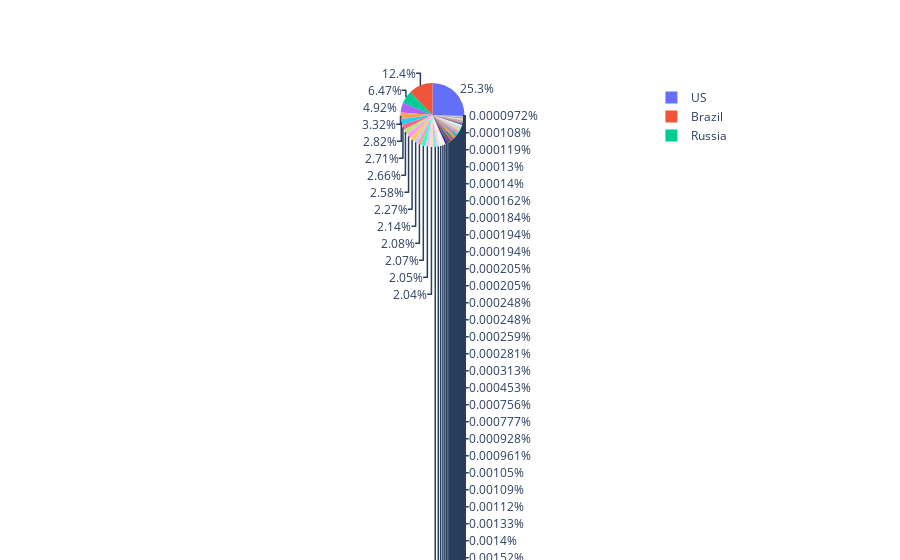

Notebook cell for this chart:
### Code cell
labels = df['Country/Region']
values = df['Confirmed']

fig = go.Figure(data=[go.Pie(labels=labels, values=values)])
fig.show()

### Figure 1 — Plotly figure (JSON) as saved in the notebook; plotly's stock layout.template omitted (floating-point values rounded to 4 significant figures; data arrays with more than 128 entries replaced by an {"elided": "..."} marker saying what was removed)
{"data": [{"labels": {"elided": "187 str values"}, "type": "pie", "values": {"elided": "187 int values"}}], "layout": {}}
